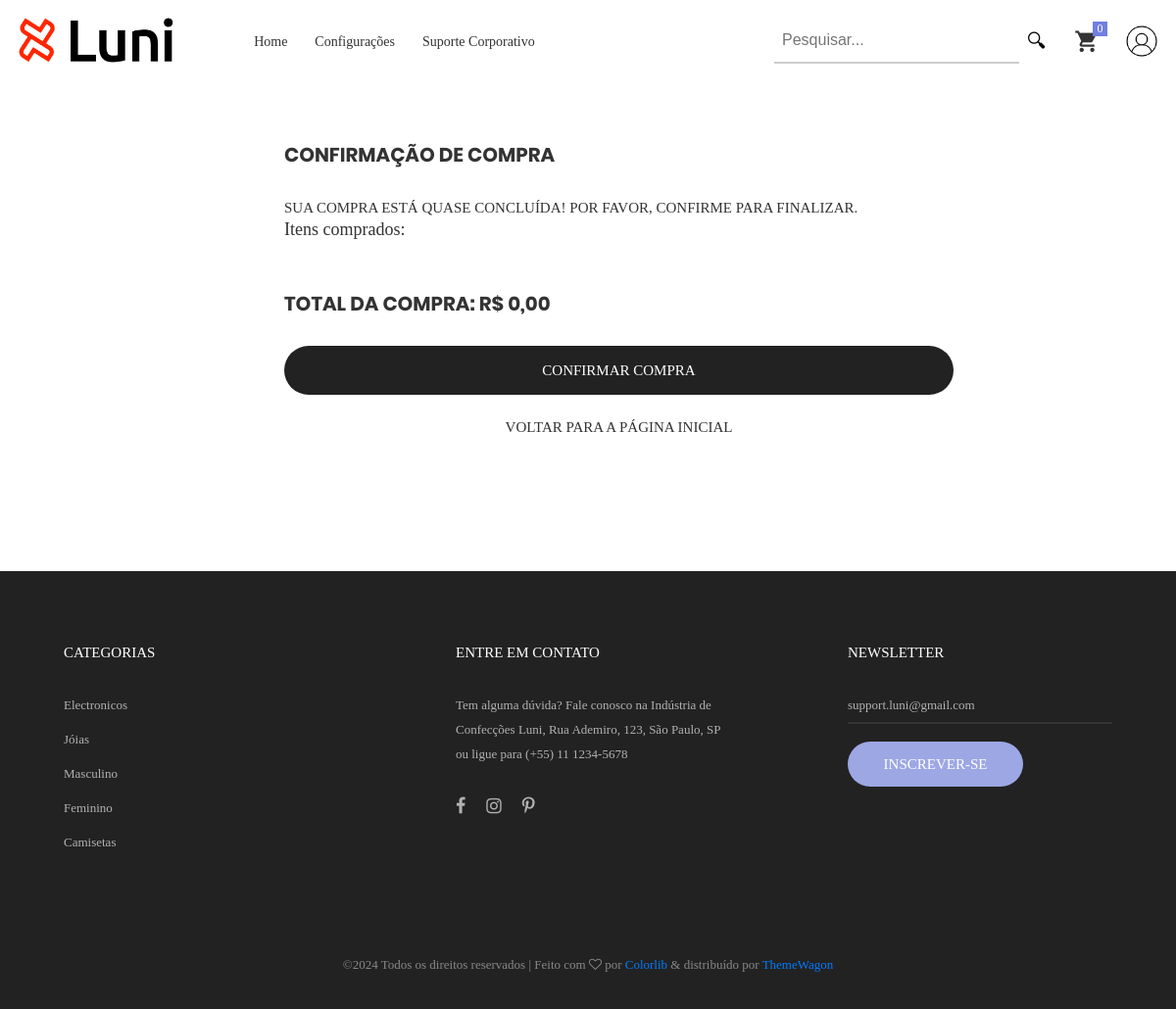
Screenshot of /carrinho/confirmar_compra/ (signed in) with the database file from the repository.
### produto/models.py (models this page shows, shortened)
class CategoriaProduto(models.Model):
    nome = models.CharField(max_length=20, unique=True)

### carrinho/views.py (the view, shortened to what this page needs)
# urls.py: path('confirmar_compra/', views.confirmar_compra, name='confirmar_compra'),
@require_http_methods(["GET", "POST"])
def confirmar_compra(request):
    if request.method == "POST":
        usuario = request.user
        carrinho = Carrinho.objects.get(usuario=usuario)
        itens_carrinho = ItemCarrinho.objects.filter(carrinho=carrinho)
        pedido = Pedido.objects.create(
            cliente=usuario,
            preco_total=sum(item.quantidade * item.produto.preco for item in itens_carrinho)
        )
        for item in itens_carrinho:
            ItemPedido.objects.create(
                estampa=item.estampa,
                tamanho=item.tamanho,
                pedido=pedido,
                produto=item.produto,
                quantidade=item.quantidade,
                preco=item.produto.preco
            )
        itens_carrinho.delete()
        messages.success(request, 'Compra finalizada com sucesso!')
        return redirect('listar_pedidos')
    else:
        usuario = request.user
        carrinho = Carrinho.objects.get(usuario=usuario)
        itens_carrinho = ItemCarrinho.objects.filter(carrinho=carrinho)
        quantidade_total = 0
        context = {
            'itens_carrinho': [
                {
                    'produto': item.produto,
                    'quantidade': item.quantidade,
                    'estampa': item.estampa,
                    'tamanho': item.tamanho,
                    'total_item': item.quantidade * item.produto.preco
                }
                for item in itens_carrinho
            ],
            'total': sum(item.quantidade * item.produto.preco for item in itens_carrinho)
        }
        return render(request, 'produto/confirmacao_compra.html', context)

### principal/context_processors.py (called while the page is built)
def variaveis_globais(request):
    var = {
        'nome_site': 'Luni',
        'categorias': CategoriaProduto.objects.all(),
    }
    return var

### usuario/models.py (called while the page is built)
    def get_size_items(self):
        carrinho = self.carrinho.first()
        if carrinho:
            return carrinho.itens.aggregate(total_items=Sum('quantidade'))['total_items'] or 0
        return 0

### usuario/templatetags/custom_tags.py (called while the page is built)
@register.filter
def get_size_items(user):
    if isinstance(user, Usuario):
        return f"{user.get_size_items()}"
    return "0"

### templates/produto/confirmacao_compra.html (shortened to what this page needs)
{% extends 'base/_base.html' %}
{% load static %}
{% block content %}
    <div class="bg0 p-t-75 p-b-85">
        <div class="container">
            <div class="row">
                <div class="col-lg-10 col-xl-7 m-lr-auto m-b-50">
                    <div class="m-l-25 m-r--38 m-lr-0-xl">
                        <h3 class="mtext-109 cl2 p-b-30">Confirmação de Compra</h3>
                        <p class="stext-101 cl2">Sua compra está quase concluída! Por favor, confirme para finalizar.</p>
                        <h4 class="mtext-101 cl2 p-b-20">Itens comprados:</h4>
                        <h4 class="mtext-109 cl2 p-t-30">Total da Compra: R$ {{ total|floatformat:2 }}</h4>
                        <form method="post" action="{% url 'confirmar_compra' %}" class="p-t-30">
                            <button type="submit" class="flex-c-m stext-101 cl0 size-116 bg3 bor14 hov-btn3 p-lr-15 trans-04 pointer">Confirmar Compra</button>
                        </form>
                        <br>
                        <div style="width: 100%;" class="text-center">
                            <a href="{% url 'home' %}" class="stext-101 cl2 p-t-20 hov-cl1 trans-04">Voltar para a Página Inicial</a>
                        </div>
                    </div>
                </div>
            </div>
        </div>
    </div>
{% endblock content %}

### templates/base/_base.html (shortened to what this page needs)
{% load static %}
{% load custom_tags %}
<!DOCTYPE html>
<html lang="pt-br">
    <head>
        <link rel="stylesheet" type="text/css" href="/static/vendor/bootstrap/css/bootstrap.min.css">
        <link rel="stylesheet" type="text/css" href="/static/fonts/font-awesome-4.7.0/css/font-awesome.min.css">
        <link rel="stylesheet" type="text/css" href="/static/fonts/iconic/css/material-design-iconic-font.min.css">
        <link rel="stylesheet" type="text/css" href="/static/fonts/linearicons-v1.0.0/icon-font.min.css">
        <link rel="stylesheet" type="text/css" href="/static/vendor/animate/animate.css">
        <link rel="stylesheet" type="text/css" href="/static/vendor/css-hamburgers/hamburgers.min.css">
        <link rel="stylesheet" type="text/css" href="/static/vendor/animsition/css/animsition.min.css">
        <link rel="stylesheet" type="text/css" href="/static/vendor/select2/select2.min.css">
        <link rel="stylesheet" type="text/css" href="/static/vendor/daterangepicker/daterangepicker.css">
        <link rel="stylesheet" type="text/css" href="/static/vendor/slick/slick.css">
        <link rel="stylesheet" type="text/css" href="/static/vendor/MagnificPopup/magnific-popup.css">
        <link rel="stylesheet" type="text/css" href="/static/vendor/perfect-scrollbar/perfect-scrollbar.css">
        <link rel="stylesheet" type="text/css" href="/static/css/util.css">
        <link rel="stylesheet" type="text/css" href="/static/css/main.css">
    </head>
	<nav class="container-menu-desktop fix-menu-desktop">
		<div class="wrap-menu-desktop">
			<div class="limiter-menu-desktop container">
				<a href="{% url "home" %}" class="logo">
					<img src="{% static "images/icons/Logo.png" %}" alt="IMG-LOGO">
				</a>
				<div class="menu-desktop">
					<ul class="main-menu">
						<li >
							<a href="{% url "home" %}">Home</a></li>
						{% if request.user.is_superuser %}
						<li><a href="{% url 'settings' %}">Configurações</a></li>
						{% endif %}
						<li>
							<a href="{% url "receber_suporte_corporativo" %}">Suporte Corporativo</a></li>
					</ul>
				</div>
				<div class="wrap-icon-header flex-w flex-r-m">
					<form action="{% url 'pesquisar_produto' %}" method="get" class="search-container">
						<input type="text" name="pesquisa" id="pesquisa_input" class="search-input" value="{{ pesquisa|default:"" }}" placeholder="Pesquisar...">
						<button type="submit" class="search-button" title="Pesquisar">🔍︎</button>
					</form>
					<a href="{% url "carrinho" %}">
						<div class="icon-header-item cl2 hov-cl1 trans-04 p-l-22 p-r-11 icon-header-noti js-show-cart" data-notify="{{ request.user|get_size_items }}">
							<i class="zmdi zmdi-shopping-cart" title="Carrinho"></i>
						</div>
					</a>
					<a href="{% url "perfil_usuario" %}" title="Perfil">
						<div>
							{% if request.user.imagem %}
								<img src="{{ request.user.imagem.url }}" alt="perfil" style="border-radius: 50%; margin-left: 15px; width: 40px; height: 40px;">
							{% else %}
								<img src="/static/images/user-profile.jpg" alt="perfil" style="border-radius: 50%; margin-left: 15px; width: 40px; height: 40px;">
							{% endif %}
						</div>
					</a>
				</div>
			</div>
		</div>
	</nav>
    <body class="animsition" style="animation-duration: 1500ms; opacity: 1;">
        {% block content %}{% endblock content %}
    </body>
	<footer class="bg3 p-t-1 p-b-32">
		<div class="container" style="margin-top: 70px;">
			<div class="row d-flex justify-content-around">
				<div class="col-sm-6 col-lg-3 p-b-50">
					<h4 class="stext-301 cl0 p-b-30">
						Categorias
					</h4>
					<ul>
						{% for categoria in categorias %}
							<li class="p-b-10">
								<a href="{% url "pesquisar_produto" %}?categoria={{ categoria.id }}" class="stext-107 cl7 hov-cl1 trans-04">
									{{ categoria.nome }}
								</a>
							</li>
						{% endfor %}
					</ul>
				</div>
				<div class="col-sm-6 col-lg-3 p-b-50">
					<h4 class="stext-301 cl0 p-b-30">
						ENTRE EM CONTATO
					</h4>
					<p class="stext-107 cl7 size-201">
						Tem alguma dúvida? Fale conosco na Indústria de Confecções Luni, Rua Ademiro, 123, São Paulo, SP ou ligue para (+55) 11 1234-5678
					</p>
					<div class="p-t-27">
						<a href="#" class="fs-18 cl7 hov-cl1 trans-04 m-r-16">
							<i class="fa fa-facebook"></i>
						</a>
						<a href="#" class="fs-18 cl7 hov-cl1 trans-04 m-r-16">
							<i class="fa fa-instagram"></i>
						</a>
						<a href="#" class="fs-18 cl7 hov-cl1 trans-04 m-r-16">
							<i class="fa fa-pinterest-p"></i>
						</a>
					</div>
				</div>
				<div class="col-sm-6 col-lg-3 p-b-50">
					<h4 class="stext-301 cl0 p-b-30">
						Newsletter
					</h4>
					<form>
						<div class="wrap-input1 w-full p-b-4">
							<input class="input1 bg-none plh1 stext-107 cl7" type="text" name="email" placeholder="support.luni@gmail.com">
						</div>
						<div class="p-t-18">
							<button class="flex-c-m stext-101 cl0 size-103 bg1 bor1 hov-btn2 p-lr-15 trans-04">
								Inscrever-se
							</button>
						</div>
					</form>
				</div>
			</div>
			<div class="p-t-40">
				<p class="stext-107 cl6 txt-center">
					&copy;<script>document.write(new Date().getFullYear());</script> Todos os direitos reservados | Feito com <i class="fa fa-heart-o" aria-hidden="true"></i> por <a href="https://colorlib.com" target="_blank">Colorlib</a> &amp; distribuído por <a href="https://themewagon.com" target="_blank">ThemeWagon</a>
				</p>
			</div>
		</div>
	</footer>
	</html>

### static/css/main.css (style rules this page uses)
body { padding-top: 70px; }
.container { max-width: 1380px; }
@media (max-width: 1600px) { .container { max-width: 1200px; } }
.container-menu-desktop { height: auto; width: 100%; position: relative; -webkit-transition: all 0.3s; -o-transition: all 0.3s; -moz-transition: all 0.3s; transition: all 0.3s; }
.search-container { display: flex; }
.search-input { border: none; border-bottom: 2px solid #ccc; background: transparent; padding: 8px; font-size: 16px; outline: none; width: 250px; transition: border-color 0.3s; }
.search-button { background: transparent; border: none; cursor: pointer; padding: 8px; font-size: 20px; }
.wrap-menu-desktop { position: fixed; z-index: 1100; background-color: #fff; width: 100%; height: 84px; left: 0px; top: 0px; -webkit-transition: height 0.3s, background-color 0.3s; -o-transition: height 0.3s, background-color 0.3s; -moz-transition: height 0.3s, background-color 0.3s; transition: height 0.3s, background-color 0.3s; }
.limiter-menu-desktop { height: 100%; display: -webkit-box; display: -webkit-flex; display: -moz-box; display: -ms-flexbox; display: flex; align-items: center; }
.logo { display: -webkit-box; display: -webkit-flex; display: -moz-box; display: -ms-flexbox; display: flex; align-items: center; height: 65%; margin-right: 55px; }
.logo img { max-width: 100%; max-height: 100%; }
.menu-desktop { display: -webkit-box; display: -webkit-flex; display: -moz-box; display: -ms-flexbox; display: flex; align-items: center; height: 100%; }
.main-menu { list-style-type: none; margin: 0; display: -webkit-box; display: -webkit-flex; display: -moz-box; display: -ms-flexbox; display: flex; align-items: center; }
.main-menu > li { display: block; position: relative; padding: 20px 10px 20px 0px; margin: 0px 4px 0px 14px; }
.main-menu > li > a { font-family: Poppins-Medium; font-size: 14px; color: #333; padding: 5px 0px; transition: all 0.4s; -webkit-transition: all 0.4s; -o-transition: all 0.4s; -moz-transition: all 0.4s; }
.wrap-icon-header { flex-grow: 1; }
.icon-header-item { position: relative; font-size: 26px; line-height: 1; cursor: pointer; }
.icon-header-noti::after { content: attr(data-notify); font-family: Poppins-Regular; font-size: 12px; color: #fff; line-height: 15px; text-align: center; display: block; position: absolute; top: -7px; right: 0; min-width: 15px; height: 15px; padding: 0 3px; background-color: #717fe0; }
.cl0 { color: #fff; }
.cl2 { color: #333; }
.cl6 { color: #888; }
.cl7 { color: #b2b2b2; }
.stext-101 { font-family: Poppins-Medium; font-size: 15px; line-height: 1.466667; text-transform: uppercase; }
.stext-107 { font-family: Poppins-Regular; font-size: 13px; line-height: 1.923; }
.stext-301 { font-family: Montserrat-Bold; font-size: 15px; line-height: 1.6; text-transform: uppercase; }
.mtext-101 { font-family: Poppins-Medium; font-size: 18px; line-height: 1.333333; }
.mtext-109 { font-family: Poppins-Bold; font-size: 20px; line-height: 1.3; text-transform: uppercase; }
.size-103 { min-width: 179px; height: 46px; }
.size-116 { width: 100%; height: 50px; }
.size-201 { max-width: 270px; }
.bg-none { background-color: transparent; }
.bg0 { background-color: #fff; }
.bg1 { background-color: #9da7e4; }
.bg3 { background-color: #222; }
.bor1 { border-radius: 23px; }
.bor14 { border-radius: 25px; }
.wrap-input1 { position: relative; border-bottom: 2px solid rgba(204,204,204, 0.1); }
.input1 { background-color: transparent; width: 100%; }

### rows the page displays
CategoriaProduto: nome "Electronicos"
CategoriaProduto: nome "Jóias"
CategoriaProduto: nome "Masculino"
CategoriaProduto: nome "Feminino"
CategoriaProduto: nome "Camisetas"

### other values shown
{{ total|floatformat:2 }} "0,00"
